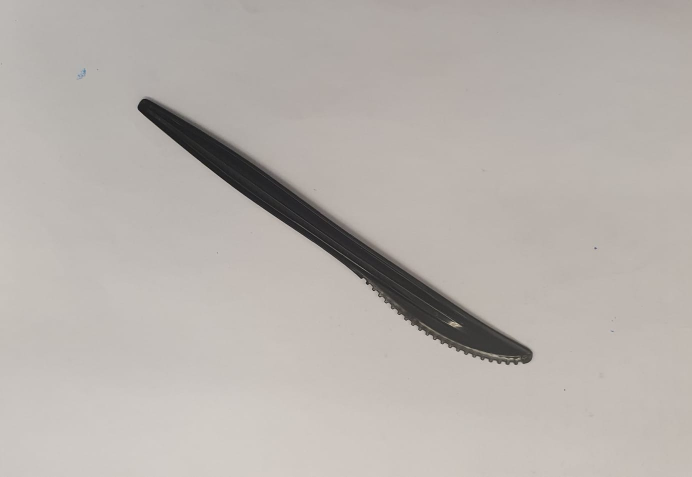
//> input picture Real-time 2-D Object Recognition/src/assets/knife1.jpeg, 1384 x 954 px (shown at 1/2 size)
$ ./task7   (built with g++ and OpenCV 4)
//> lines starting //> are read from the running program, lines starting //| are printed output that depends on the picture; after the words box and inside, x2 and y2 are one past the last pixel; in counts of white or black regions, pixels touching at a corner belong together
### Real-time 2-D Object Recognition/src/csv_util.h
/*
  Bruce A. Maxwell

  Utility functions for reading and writing CSV files with a specific format

  Each line of the csv file is a filename in the first column, followed by numeric data for the remaining columns
  Each line of the csv file has to have the same number of columns
 */

#ifndef CVS_UTIL_H
#define CVS_UTIL_H

/*
  Given a filename, and image filename, and the image features, by
  default the function will append a line of data to the CSV format
  file.  If reset_file is true, then it will open the file in 'write'
  mode and clear the existing contents.

  The image filename is written to the first position in the row of
  data. The values in image_data are all written to the file as
  floats.

  The function returns a non-zero value in case of an error.
 */
int append_image_data_csv( char *filename, char *image_filename, std::vector<float> &image_data, int reset_file);


/*
  Given a file with the format of a string as the first column and
  floating point numbers as the remaining columns, this function
  returns the filenames as a std::vector of character arrays, and the
  remaining data as a 2D std::vector<float>.

  filenames will contain all of the image file names.
  data will contain the features calculated from each image.

  If echo_file is true, it prints out the contents of the file as read
  into memory.

  The function returns a non-zero value if something goes wrong.
 */
int read_image_data_csv( char *filename, std::vector<char *> &filenames, std::vector<std::vector<float>> &data, int echo_file = 0 );

#endif

### Real-time 2-D Object Recognition/src/kmeans.h
#ifndef __KMEANS_H_
#define __KMEANS_H_

#include<iostream>
#include<opencv2/highgui/highgui.hpp>

using namespace cv;
using namespace std;

int kmeans( vector<vector<float> > finalFeature);

#endif

### Real-time 2-D Object Recognition/src/filter.h
#ifndef __FILTER_H_
#define __FILTER_H_

#include<iostream>
#include<opencv2/highgui/highgui.hpp>

using namespace cv;
using namespace std;

int greyscale( cv::Mat &src, cv::Mat &dst );
int blur5x5( cv::Mat &src, cv::Mat &dst );

int thresholdingGray( cv::Mat &src, cv::Mat &dst );

int thresholdingHSV( cv::Mat &src, cv::Mat &dst );
int grassfireTransform( cv::Mat &src, cv::Mat &dst );
int shrinkingImage( cv::Mat &src, cv::Mat &dst , int size);
int growingImage( cv::Mat &src, cv::Mat &dst, int size);
int invertImg( cv::Mat &src, cv::Mat &dst );
int invertGrowingImg( cv::Mat &src, cv::Mat &dst );
int growingOperations( cv::Mat &src, cv::Mat &dst, int size);

int segmenetation(cv::Mat &src, cv::Mat &dst2);

int scaledEuclidean(vector<double> &tempCsvVector, vector<double> &finalFeatureVec, vector<double> stdDeviation, float &euclideanDist);
int chiSquare(vector<double> &tempCsvVector, vector<double> &finalFeatureVec, float &chiDist);
int manhattanDist(vector<double> &tempCsvVector, vector<double> &finalFeatureVec, float &manhattanDist);
int correlationDst(vector<double> &tempCsvVector, vector<double> &finalFeatureVec, float mean_csvVector, float mean_finalFeature,float &corrDist);

int scaledEuclideanF(vector<float> &tempCsvVector, vector<float> &finalFeatureVec, vector<double> stdDeviation, float &euclideanDist);

#endif

### Real-time 2-D Object Recognition/src/csv_util.cpp
/*
Bruce A. Maxwell

CS 5330 Computer Vision
Spring 2021

CPP functions for reading CSV files with a specific format
- first column is a string containing a filename or path
- every other column is a number

The function returns a std::vector of char* for the filenames and a 2D std::vector of floats for the data
*/

#include <cstdio>
#include <cstring>
#include <vector>
#include "opencv2/opencv.hpp"

/*
  reads a string from a CSV file. the 0-terminated string is returned in the char array os.

  The function returns false if it is successfully read. It returns true if it reaches the end of the line or the file.
 */
// [46 lines left out: functions getstring, getint, not called in this run]

/*
  Utility function for reading one float value from a CSV file

  The value is stored in the v parameter

  The function returns true if it reaches the end of a line or the file
 */
// [23 lines left out: function getfloat, not called in this run]

/*
  Given a filename, and image filename, and the image features, by
  default the function will append a line of data to the CSV format
  file.  If reset_file is true, then it will open the file in 'write'
  mode and clear the existing contents.

  The image filename is written to the first position in the row of
  data. The values in image_data are all written to the file as
  floats.

  The function returns a non-zero value in case of an error.
 */
// [32 lines left out: function append_image_data_csv, not called in this run]

/*
  Given a file with the format of a string as the first column and
  floating point numbers as the remaining columns, this function
  returns the filenames as a std::vector of character arrays, and the
  remaining data as a 2D std::vector<float>.

  filenames will contain all of the image file names.
  data will contain the features calculated from each image.

  If echo_file is true, it prints out the contents of the file as read
  into memory.

  The function returns a non-zero value if something goes wrong.
 */
int read_image_data_csv( char *filename, std::vector<char *> &filenames, std::vector<std::vector<float>> &data, int echo_file ) {
  FILE *fp;
  float fval;
  char img_file[256];

  fp = fopen(filename, "r");
  if( !fp ) {
    printf("Unable to open feature file\n");
    return(-1);
  }

  //printf("Reading %s\n", filename);
  for(;;) {
    std::vector<float> dvec;


    // read the filename
    if( getstring( fp, img_file ) ) {
      break;
    }
    // printf("Evaluting %s\n", filename);

    // read the whole feature file into memory
    for(;;) {
      // get next feature
      float eol = getfloat( fp, &fval );
      dvec.push_back( fval );
      if( eol ) break;
    }
    // printf("read %lu features\n", dvec.size() );

    data.push_back(dvec);

    char *fname = new char[strlen(img_file)+1];
    strcpy(fname, img_file);
    filenames.push_back( fname );
  }
  fclose(fp);
  //printf("Finished reading CSV file\n");

  if(echo_file) {
    for(int i=0;i<data.size();i++) {
      for(int j=0;j<data[i].size();j++) {
	printf("%.4f  ", data[i][j] );
      }
      printf("\n");
    }
    printf("\n");
  }

  return(0);
}

### Real-time 2-D Object Recognition/src/kmeans.cpp
/*
Ravina Lad
Date : 6th March 2022
CS 5330 Computer Vision
Spring 2021

CPP file for Implementing a different classifier that is k-means clustering
- K = 3
- Done training and prediction in same file
*/

#include "opencv2/highgui/highgui.hpp"
#include "opencv2/imgproc/imgproc.hpp"
#include <iostream>
#include <stdio.h>
#include <stdlib.h>
#include <fstream>
#include <cmath>
#include "filter.h"
#include "csv_util.h"

using namespace cv;
using namespace std;

const int K = 3;
/** @function main */
int kmeans( vector<vector<float> > finalFeature)
{

        char filename[355] = "/home/ravina/Desktop/OpenCV/ObjectDetection/sample/knn.csv";

        vector<char *> objectNames;
        vector<vector<float> > ObjectFeatureVectors;
        read_image_data_csv(filename, objectNames, ObjectFeatureVectors);
        vector<double> stdDeviation;
        vector<int> labels(ObjectFeatureVectors.size());


        for(int i = 0; i< ObjectFeatureVectors[0].size(); i++){
              vector<float> tempstd;
              for(int j = 0; j< ObjectFeatureVectors.size(); j++){
                  tempstd.push_back(ObjectFeatureVectors[j][i]);
              }
              Mat mean, stddev;
              cv::meanStdDev(tempstd, mean, stddev);
              stdDeviation.push_back(stddev.at<double>(0));
        }

        vector<vector<float> >centroid(K);
        for(int i = 0; i < 3; i++){
            centroid[i] = ObjectFeatureVectors[i];
        }
        vector<vector<float> >previous_centroid(K);

        // Train k-means clustering model

        for(int iterator=0; iterator<ObjectFeatureVectors.size(); iterator++){

            for(int i = 0; i < ObjectFeatureVectors.size(); i++){
                  vector<float> euclideanVec(K);
                  for(int c=0; c<centroid.size(); c++){
                    scaledEuclideanF(ObjectFeatureVectors[i], centroid[c], stdDeviation, euclideanVec[c]);
                    //cout<<euclideanDist;
                  }
                  for(int c1=0; c1<centroid.size();c1++){
                      if(*min_element(euclideanVec.begin(),euclideanVec.end()) == euclideanVec[c1]){
                          labels[i] = c1;
                      }
                  }
              }

              //loop over
              previous_centroid = centroid;
              int count1=1,count2=1,count3=1;
              for(int i = 0; i < ObjectFeatureVectors.size(); i++){
                for(int j=0; j<ObjectFeatureVectors[i].size();j++){

                    if(labels[i]==0){
                      centroid[0][j] +=ObjectFeatureVectors[i][j];
                    }
                    if(labels[i]==1){
                      centroid[1][j] +=ObjectFeatureVectors[i][j];
                    }
                    if(labels[i]==2){
                      centroid[2][j] +=ObjectFeatureVectors[i][j];
                    }
                }
                if(labels[i]==0){
                      count1++;
                    }
                    if(labels[i]==1){
                      count2++;
                    }
                    if(labels[i]==2){
                      count3++;
                    }
              }

              for(int i = 0; i < ObjectFeatureVectors[0].size(); i++){
                      centroid[0][i] /=count1;
                      centroid[1][i] /=count2;
                      centroid[2][i] /=count3;
              }

            if(centroid == previous_centroid){
              break;
            }

        }


                // [8 lines of commented-out code are left out]

        vector<float> euclideanVec(K);
          for(int c=0; c<centroid.size(); c++){
              scaledEuclideanF(finalFeature[0], centroid[c], stdDeviation, euclideanVec[c]);
          }

        for(int c1=0; c1<centroid.size();c1++){

            if(*min_element(euclideanVec.begin(),euclideanVec.end()) == euclideanVec[c1]){

              if(c1==0){
                cout<<"This is K-means result object is hairbelt";
              }
              if(c1==1){
                cout<<"This is K-means result object is scissor";
              }
              if(c1==2){
                cout<<"This is K-means result object is knife";
              }
          }
        }


        // for(int l=0; l<labels.size();l++){
        //   cout<<labels[l]<<endl;
        // }


    return 0;
}


### Real-time 2-D Object Recognition/src/filter.cpp
/*
Ravina Lad
Date : 6th March 2022
CS 5330 Computer Vision
Spring 2021

CPP file is collection of all functions used throgh out the project
- different distance metrics : squared euclidean, chi-square
- segmentation code, morphological operations : growing and shrnking from scratch
- grassfire Tranform Code
*/
#include<iostream>
#include<cmath>
#include "filter.h"
#include<opencv2/imgproc/imgproc.hpp>
#include<opencv2/highgui/highgui.hpp>

using namespace std;
using namespace cv;

//function to convert image to gray scale
// [39 lines left out: functions greyscale, blur5x5, not called in this run]

//thresholding gray will thresholding gray scale image
int thresholdingGray( cv::Mat &src, cv::Mat &dst ){

    for(int y = 0; y < src.rows; y++){
        for(int x = 0; x < src.cols; x++){
            dst.at<uchar>(y,x) = src.at<uchar>(y,x) > 78 ? 0 : 255;
        }
    }
    return 0;
}

//thresholding HSV space image
// [13 lines left out: function thresholdingHSV, not called in this run]

//Grass Transform Function to calculate manhattan distance
int grassfireTransform( cv::Mat &src, cv::Mat &dst ){

    for(int y = 0; y < src.rows; y++){
        for(int x = 0; x < src.cols; x++){
            if( src.at<uchar>(y,x)  != 0)
            {
                unsigned char north = (y == 0) ? 0 : dst.at<uchar>(y-1,x);
                unsigned char west = (x == 0) ? 0 : dst.at<uchar>(y,x-1);
                dst.at<uchar>(y,x) = saturate_cast<uchar>(1 + min(north, west));
            }
            else{
                dst.at<uchar>(y,x) = 0;
            }
        }
    }

    for(int y = src.rows-1; y < -1; y--){
        for(int x = src.cols-1; x < -1; x--){
            if( (dst.at<uchar>(y,x)) != 0)
            {
                unsigned char south = (y == src.rows-1) ? 0 : dst.at<uchar>(y+1,x);
                unsigned char east = (x == src.cols-1) ? 0 : dst.at<uchar>(y,x+1);
                dst.at<uchar>(y,x) = min(dst.at<uchar>(y,x) , saturate_cast<uchar>(1 + min(south, east)));
            }
            else{
                dst.at<uchar>(y,x) = 0;
            }
        }
    }

    return 0;
}

//Pass value to shrink image, It will convert those many pixels to background
int shrinkingImage( cv::Mat &src, cv::Mat &dst, int size){

    for(int y = 0; y < src.rows; y++){
        for(int x = 0; x < src.cols; x++){
            dst.at<uchar>(y,x) = src.at<uchar>(y,x) <= size ? 0 : src.at<uchar>(y,x);
            dst.at<uchar>(y,x) = src.at<uchar>(y,x) > size ? 255 : src.at<uchar>(y,x);
        }
    }
    return 0;
}

//Pass value to grow image, It will convert those many pixels to foreground
int growingImage( cv::Mat &src, cv::Mat &dst, int size ){

    for(int y = 0; y < src.rows; y++){
        for(int x = 0; x < src.cols; x++){
            dst.at<uchar>(y,x) = src.at<uchar>(y,x) <= size ? 0 : src.at<uchar>(y,x);
            dst.at<uchar>(y,x) = src.at<uchar>(y,x) > size ? 255 : src.at<uchar>(y,x);
        }
    }
    return 0;
}

//Function that is part of growng operation
int invertImg( cv::Mat &src, cv::Mat &dst ){

    for(int y = 0; y < src.rows; y++){
        for(int x = 0; x < src.cols; x++){
            dst.at<uchar>(y,x) = src.at<uchar>(y,x) == 0 ? 1 : 0;
        }
    }
    return 0;
}

//Function that is part of growng operation
int invertGrowingImg( cv::Mat &src, cv::Mat &dst ){

    for(int y = 0; y < src.rows; y++){
        for(int x = 0; x < src.cols; x++){
            dst.at<uchar>(y,x) = src.at<uchar>(y,x) == 0 ? 255 : 0;
        }
    }
    return 0;
}

//Function - performs multiple operation to grow an image
int growingOperations( cv::Mat &src, cv::Mat &dst, int size ){

    invertImg(src, dst);
    grassfireTransform(dst, dst);
    growingImage(dst, dst, size);
    invertGrowingImg(dst, dst);
    return 0;
}

// Function call to segment binary image
int segmenetation(cv::Mat &src, cv::Mat &dst2){

        Mat image_th;
        cv::Mat gray_mat(src.size(), CV_8U);

        image_th = Mat::zeros(src.rows,src.cols, CV_8UC1);

        cv::cvtColor(src, gray_mat, cv::COLOR_RGB2GRAY);
        //greyscale(src,gray_mat);
        thresholdingGray(gray_mat, image_th);

        // [7 lines of commented-out code are left out]

        grassfireTransform(image_th, image_th);
        shrinkingImage(image_th, image_th, 2);

        growingOperations(image_th, image_th,2);
        grassfireTransform(image_th, image_th);
        shrinkingImage(image_th, image_th, 1);
        growingOperations(image_th, image_th,1);

        //imshow("clean binary", image_th);

        Mat labelImage(src.size(), CV_32S);
        Mat stats, centroids;
        int nLabels = connectedComponentsWithStats(image_th, labelImage, stats, centroids, 8, CV_32S);
        std::vector<Vec3b> colors(nLabels);
        std::vector<int> labels_finals;
        colors[0] = Vec3b(0, 0, 0);//background


        for (int label = 1; label < nLabels; ++label){ //label  0 is the background
            if ((stats.at<int>(label, CC_STAT_AREA)) > 1000){
                labels_finals.push_back(label);
                //cout << "hola" << endl;
            }
            colors[label] = Vec3b(0, 255, 0);
        }


        Mat dst(src.size(), CV_8UC3);
        for (int r = 0; r < dst.rows; ++r){
            for (int c = 0; c < dst.cols; ++c){

                int label = labelImage.at<int>(r, c);
                Vec3b &pixel = dst.at<Vec3b>(r, c);
                pixel = colors[label];
            }
        }

        //Mat dst2(src.size(), CV_8UC3);

        for (int i = 0; i < labels_finals.size(); ++i){
            compare(labelImage, labels_finals[i], dst2, CMP_EQ);
        }

        imshow("Segmen", dst2);

    return 0;

}

//Scaled euclidean distance to calculate distance of : various units like : Humoments, aspect and percentage ratio
// [56 lines left out: functions scaledEuclidean, chiSquare, manhattanDist, correlationDst, scaledEuclideanF, not called in this run]


// [20 lines of commented-out code are left out]

### Real-time 2-D Object Recognition/src/task7.cpp
/*
Ravina Lad
Date : 6th March 2022
CS 5330 Computer Vision
Spring 2021

CPP file for Implementing a different classifier that is k-means clustering
- K = 3
- Here, header file included for k-means clustering , classifier
*/

#include "opencv2/highgui/highgui.hpp"
#include "opencv2/imgproc/imgproc.hpp"
#include <iostream>
#include <stdio.h>
#include <stdlib.h>
#include <fstream>
#include <cmath>
#include "filter.h"
#include "kmeans.h"
#include "csv_util.h"

using namespace cv;
using namespace std;

Mat src;

/** @function main */
int main( int argc, char** argv )
{
    // Load source image and convert it to gray
    src = imread("/home/ravina/Desktop/OpenCV/ObjectDetection/sample/assets/knife1.jpeg");
//> src is the input picture: 954 rows x 1384 cols, CV_8UC3; mean B, G, R 173.1, 178, 183.7
    //src = imread("/home/ravina/Desktop/OpenCV/ObjectDetection/sample/onlyspects.png");

    cv::resize(src, src, cv::Size(666, 492));
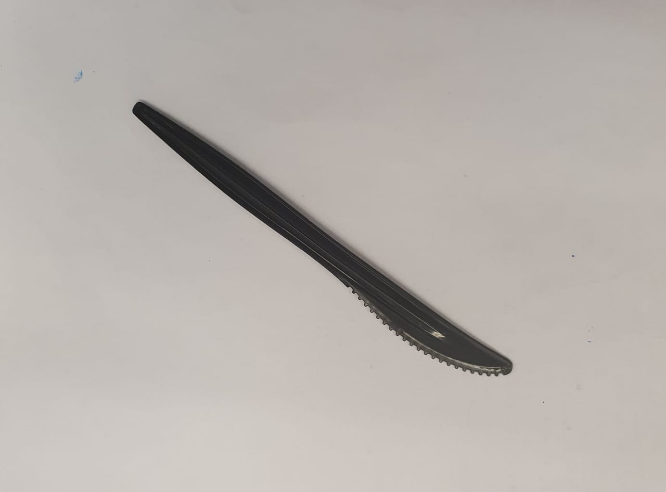
//> src: 492 rows x 666 cols, CV_8UC3; mean B, G, R 173.1, 177.9, 183.7
    imshow( "SRC", src );


    vector<vector<Point> > contours;
    vector<Vec4i> hierarchy;
    Mat image_th(src.size(), CV_8UC3);
    segmenetation(src,image_th);
//> after the loop in thresholdingGray, `for(int y = 0; y < src.rows; y++)`:
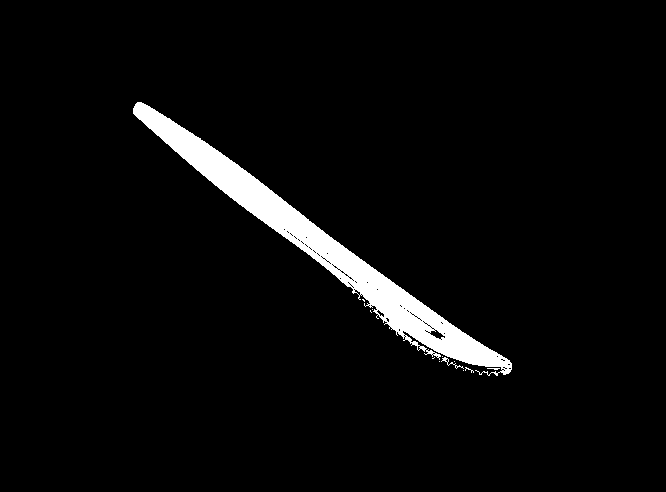
//> dst: 492 rows x 666 cols, CV_8UC1; 3.9% white; 12 white regions (10 under 20 px), largest, box (x1, y1, x2, y2) and area: (133, 102, 512, 376) 12727, (441, 357, 464, 369) 50
//> after the loop in grassfireTransform (call 2), `for(int y = 0; y < src.rows; y++)`:
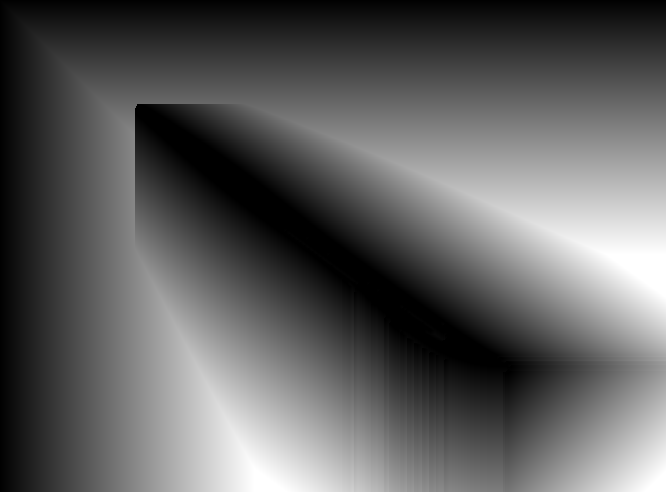
//> dst: 492 rows x 666 cols, CV_8UC1; min 0, max 255, mean 94.6
//> after the loop in grassfireTransform (call 3), `for(int y = 0; y < src.rows; y++)`:
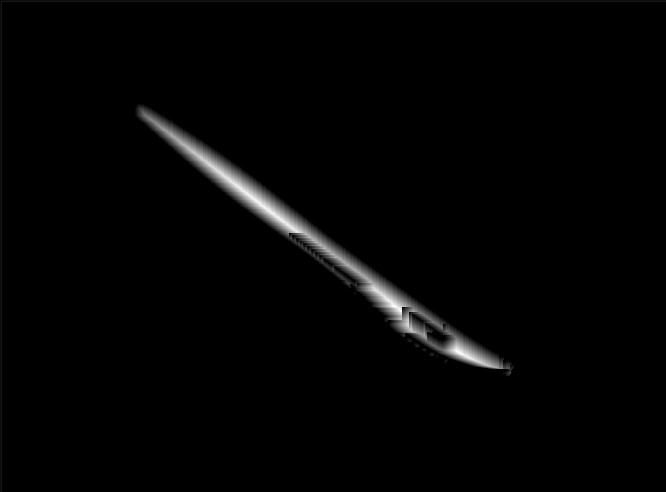
//> dst: 492 rows x 666 cols, CV_8UC1; min 0, max 23, mean 0.4; drawn with min black and max white
//> call 2 of shrinkingImage, with size = 1
//> after the loop in shrinkingImage (call 2), `for(int y = 0; y < src.rows; y++)`:
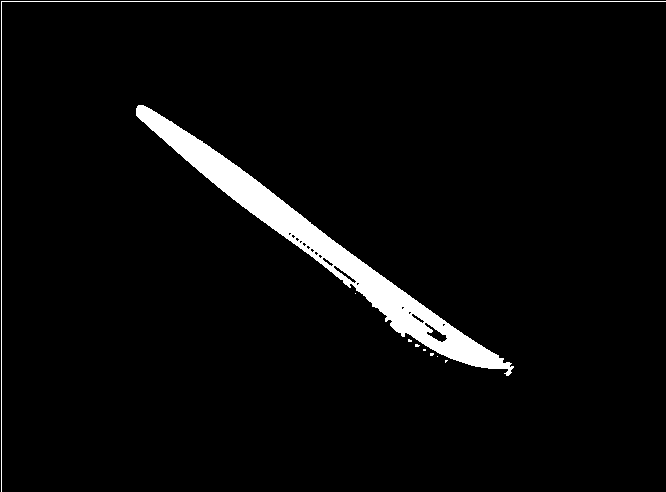
//> dst: 492 rows x 666 cols, CV_8UC1; 3.9% white; 9 white regions (7 under 20 px), largest, box (x1, y1, x2, y2) and area: (136, 105, 514, 376) 11593, (1, 1, 666, 492) 1155
//> call 2 of growingImage, with size = 1
//> after the loop in growingImage (call 2), `for(int y = 0; y < src.rows; y++)`:
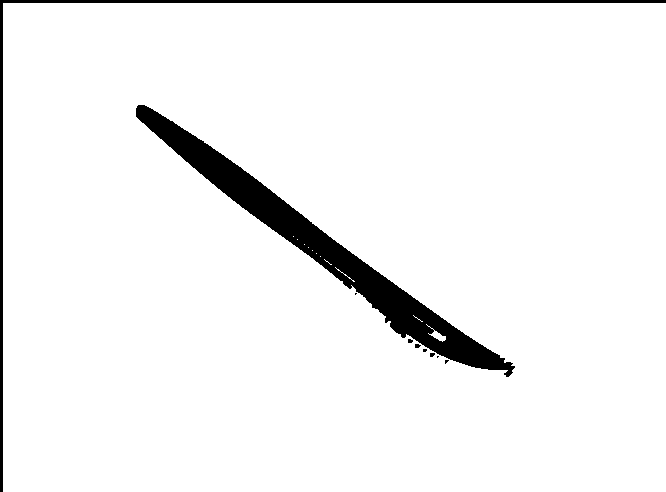
//> dst: 492 rows x 666 cols, CV_8UC1; 95.1% white; 9 black regions (7 under 20 px), largest, box (x1, y1, x2, y2) and area: (136, 105, 515, 377) 12427, (0, 0, 666, 492) 3465
//> in segmenetation, `int nLabels = connectedComponentsWithStats(image_th, labelImage, stats..`:
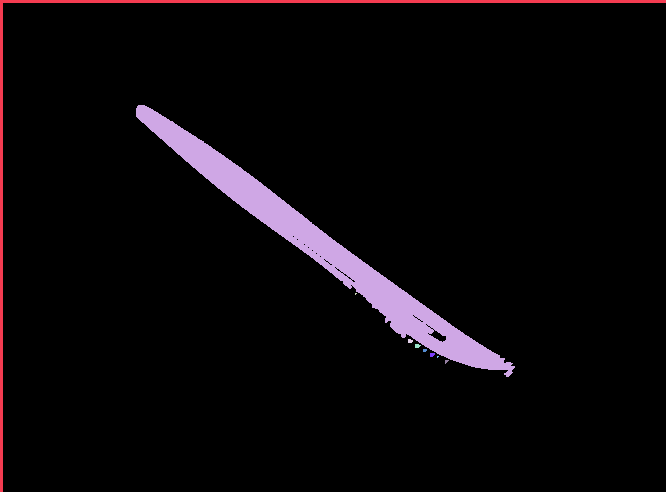
//> labelImage: 492 rows x 666 cols, CV_32SC1; 10 distinct labels, from 0 to 9; one colour per label, 0 black
//> in segmenetation, `int nLabels = connectedComponentsWithStats(image_th, labelImage, stats..`: stats = [[3, 3, 663, 489, 311700], [0, 0, 666, 492, 3465], [136, 105, 379, 272, 12427], [355, 293, 2, 2, 3], [408, 339, 5, 4, 17], [415, 344, 6, 4, 19], [423, 349, 4, 3, 11], [430, 353, 5, 4, 17], [437, 356, 2, 2, 3], [445, 360, 4, 4, 10]]; centroids = [[334.4, 246.9], [192.2, 105.2], [323, 247.9], [355.3, 293.3], [409.7, 340.6], [416.9, 345.5], [424.4, 349.9], [431.7, 354.3], [437.3, 356.3], [446, 361]]; nLabels = 10
//> the loop in segmenetation, `for (int label = 1; label < nLabels; ++label)` made 9 passes
//> (the rest of the program and of its run is left out)
